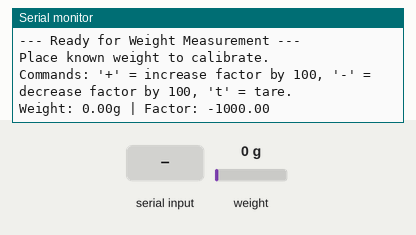
The sketch below on a simulated ESP8266 (NodeMCU). Shown: the last lines printed to the serial monitor. The test bench sets the inputs (shaded band); at power-on: weight on the scale 0 g. WiFi joins after 1.5 s; servers stay silent unless stated; network time is answered at once with the bench clock; the local clock reads 2024-03-15 10:24:30 at power-on unless the sketch sets it; the Firebase database answers and starts empty.

Above: at 7.3 s.
7.4 s: "+" received over Serial
At 8.3 s:
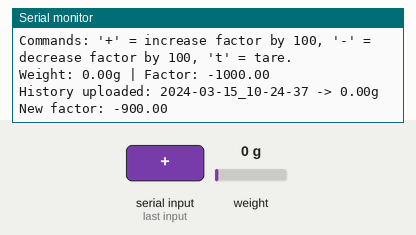
9.2 s: "t" received over Serial
At 11.5 s:
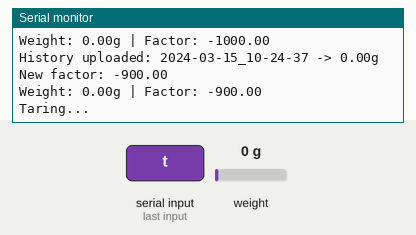
14.0 s: weight on the scale set to 100 g
At 16.8 s:
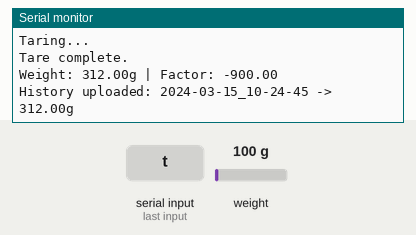
Timing chart, 0 to 18.3 s (numbered marks = the images above; inputs shaded):
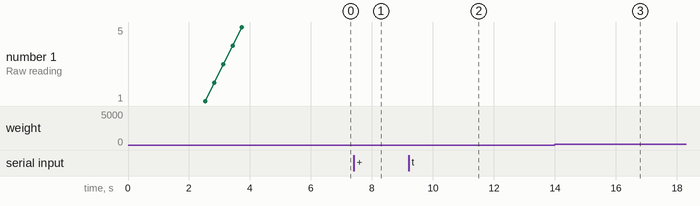

The sketch:

Values_Get_correctly.ino
```cpp
#include <Arduino.h>
#include <ESP8266WiFi.h>
#include "HX711.h"
#include <ESP8266Firebase.h>
#include <NTPClient.h>
#include <WiFiUdp.h>

// --- WiFi and Firebase Configuration ---
#define WIFI_SSID "CHANDUPA_PC"
#define WIFI_PASSWORD "1234567890"
#define REFERENCE_URL "https://grainguard-1cbcb-default-rtdb.firebaseio.com/"

const String USER_ID = "Fr7Ycngqu1pTVrZK6E0A"; //  user ID
const String CONTAINER_TYPE = "rice";       // container name

Firebase firebase(REFERENCE_URL);

const int LOADCELL_DOUT_PIN = 12;
const int LOADCELL_SCK_PIN = 13;

HX711 scale;

static float calibration_factor = -1000;


WiFiUDP ntpUDP;

NTPClient timeClient(ntpUDP, "pool.ntp.org", 19800, 60000);

float last_uploaded_weight = -999.0;
const float WEIGHT_CHANGE_THRESHOLD = 1.0;

void setup() {
  Serial.begin(9600);
  while (!Serial);
  Serial.println("\n--- ESP8266 Weight to Firebase Tool ---");

  // --- WiFi Connection Setup ---
  Serial.print("Connecting to WiFi");
  WiFi.begin(WIFI_SSID, WIFI_PASSWORD);
  while (WiFi.status() != WL_CONNECTED) {
    Serial.print(".");
    delay(500);
  }
  Serial.println();
  Serial.println("WiFi Connected!");
  Serial.print("IP Address: ");
  Serial.println(WiFi.localIP());

  Serial.println("Initializing NTP client...");
  timeClient.begin();

  while(!timeClient.update()) {
    Serial.print("Waiting for NTP sync...");
    delay(1000);
  }
  Serial.println("NTP time synchronized!");

  // --- Firebase Connection Test ---
  Serial.println("Attempting to connect to Firebase...");
  if (firebase.setString("ConnectionTest", "Testing")) {
    Serial.println("Firebase write successful!");
    String readValue = firebase.getString("ConnectionTest");
    if (readValue == "Testing") {
      Serial.println("Firebase read successful!");
      Serial.println("Firebase connection verified!");
      firebase.setString("Status", "Device Connected");
    } else {
      Serial.println("Failed to read from Firebase - connection issue.");
      Serial.print("Received value: ");
      Serial.println(readValue);
    }
  } else {
    Serial.println("Failed to write to Firebase - check URL/rules.");
  }


  pinMode(LOADCELL_SCK_PIN, OUTPUT);
  digitalWrite(LOADCELL_SCK_PIN, LOW);

  scale.begin(LOADCELL_DOUT_PIN, LOADCELL_SCK_PIN);

  scale.power_down();
  delay(500);
  scale.power_up();

  Serial.println("\n--- HX711 Initial Raw Value Check (no weight) ---");
  for (int i = 0; i < 5; i++) {
    Serial.print("Raw reading ");
    Serial.print(i + 1);
    Serial.print(": ");
    Serial.println(scale.read());
    delay(200);
  }

  // (set current reading = zero)
  Serial.println("\nTaring the scale (removing current weight as zero)...");
  scale.tare(20);

  scale.set_scale(calibration_factor);

  Serial.println("\n--- Ready for Weight Measurement ---");
  Serial.println("Place known weight to calibrate.");
  Serial.println("Commands: '+' = increase factor by 100, '-' = decrease factor by 100, 't' = tare.");
}

void loop() {

  float units = scale.get_units(10);
  float weight_grams = units * 3.12;


  Serial.print("Weight: ");
  Serial.print(weight_grams, 2);
  Serial.print("g");
  Serial.print(" | Factor: ");
  Serial.println(calibration_factor);

  String userContainerPath = "users/" + USER_ID + "/containers/" + CONTAINER_TYPE + "/";

  if (WiFi.status() == WL_CONNECTED) {
    if (!firebase.setFloat(userContainerPath + "currentWeight", weight_grams)) {
      Serial.println("Firebase 'currentWeight' upload failed!");
    }
  } else {
    Serial.println("WiFi disconnected. Attempting to reconnect...");
    WiFi.begin(WIFI_SSID, WIFI_PASSWORD);
    delay(1000);
  }

  if (WiFi.status() == WL_CONNECTED && (abs(weight_grams - last_uploaded_weight) >= WEIGHT_CHANGE_THRESHOLD || last_uploaded_weight == -999.0)) {
    timeClient.update();
    unsigned long epochTime = timeClient.getEpochTime();

    char timestampBuffer[25];
    time_t rawtime = epochTime;
    struct tm * ti = localtime(&rawtime); // Use localtime

    sprintf(timestampBuffer, "%04d-%02d-%02d_%02d-%02d-%02d",
            ti->tm_year + 1900, ti->tm_mon + 1, ti->tm_mday,
            ti->tm_hour, ti->tm_min, ti->tm_sec);

    String historyPath = userContainerPath + "weightHistory/" + String(timestampBuffer);

    if (firebase.setFloat(historyPath, weight_grams)) {
      Serial.print("History uploaded: ");
      Serial.print(timestampBuffer);
      Serial.print(" -> ");
      Serial.print(weight_grams, 2);
      Serial.println("g");
      last_uploaded_weight = weight_grams;
    } else {
      Serial.println("Firebase 'weightHistory' upload failed!");
    }
  }

  if (Serial.available()) {
    char command = Serial.read();
    switch (command) {
      case '+':
        calibration_factor += 100;
        scale.set_scale(calibration_factor);
        Serial.print("New factor: ");
        Serial.println(calibration_factor);
        break;
      case '-':
        calibration_factor -= 100;
        scale.set_scale(calibration_factor);
        Serial.print("New factor: ");
        Serial.println(calibration_factor);
        break;
      case 't':
        Serial.println("Taring...");
        scale.tare(20);
        Serial.println("Tare complete.");
        last_uploaded_weight = -999.0;
        break;
      default:
        break;
    }
  }


  delay(2000);
}
```

Measured:
- after the input at 7.4 s, the serial monitor: prints a new line at once (image 1)
- after the input at 9.2 s, the serial monitor: prints a new line after 1.4 s (image 2)
- after the input at 14.0 s, the serial monitor: prints a new line after 1.6 s (image 3)
